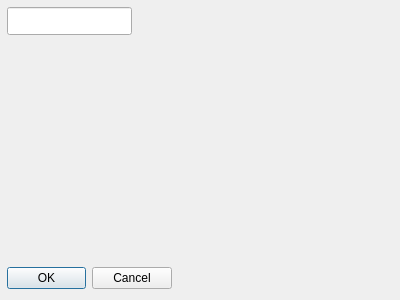
<?xml version="1.0" encoding="UTF-8"?>
<ui version="4.0">
 <class>Dialog</class>
 <widget class="QDialog" name="Dialog">
  <property name="geometry">
   <rect>
    <x>0</x>
    <y>0</y>
    <width>400</width>
    <height>300</height>
   </rect>
  </property>
  <property name="windowTitle">
   <string>Dialog</string>
  </property>
  <widget class="QLineEdit" name="dialogTitle">
   <property name="geometry">
    <rect>
     <x>7</x>
     <y>7</y>
     <width>125</width>
     <height>28</height>
    </rect>
   </property>
  </widget>
  <widget class="QDialogButtonBox" name="buttonBox">
   <property name="geometry">
    <rect>
     <x>7</x>
     <y>264</y>
     <width>165</width>
     <height>29</height>
    </rect>
   </property>
   <property name="orientation">
    <enum>Qt::Horizontal</enum>
   </property>
   <property name="standardButtons">
    <set>QDialogButtonBox::Cancel|QDialogButtonBox::Ok</set>
   </property>
  </widget>
 </widget>
 <resources/>
 <connections>
  <connection>
   <sender>buttonBox</sender>
   <signal>accepted()</signal>
   <receiver>Dialog</receiver>
   <slot>accept()</slot>
   <hints>
    <hint type="sourcelabel">
     <x>248</x>
     <y>254</y>
    </hint>
    <hint type="destinationlabel">
     <x>157</x>
     <y>274</y>
    </hint>
   </hints>
  </connection>
  <connection>
   <sender>buttonBox</sender>
   <signal>rejected()</signal>
   <receiver>Dialog</receiver>
   <slot>reject()</slot>
   <hints>
    <hint type="sourcelabel">
     <x>316</x>
     <y>260</y>
    </hint>
    <hint type="destinationlabel">
     <x>286</x>
     <y>274</y>
    </hint>
   </hints>
  </connection>
 </connections>
</ui>
